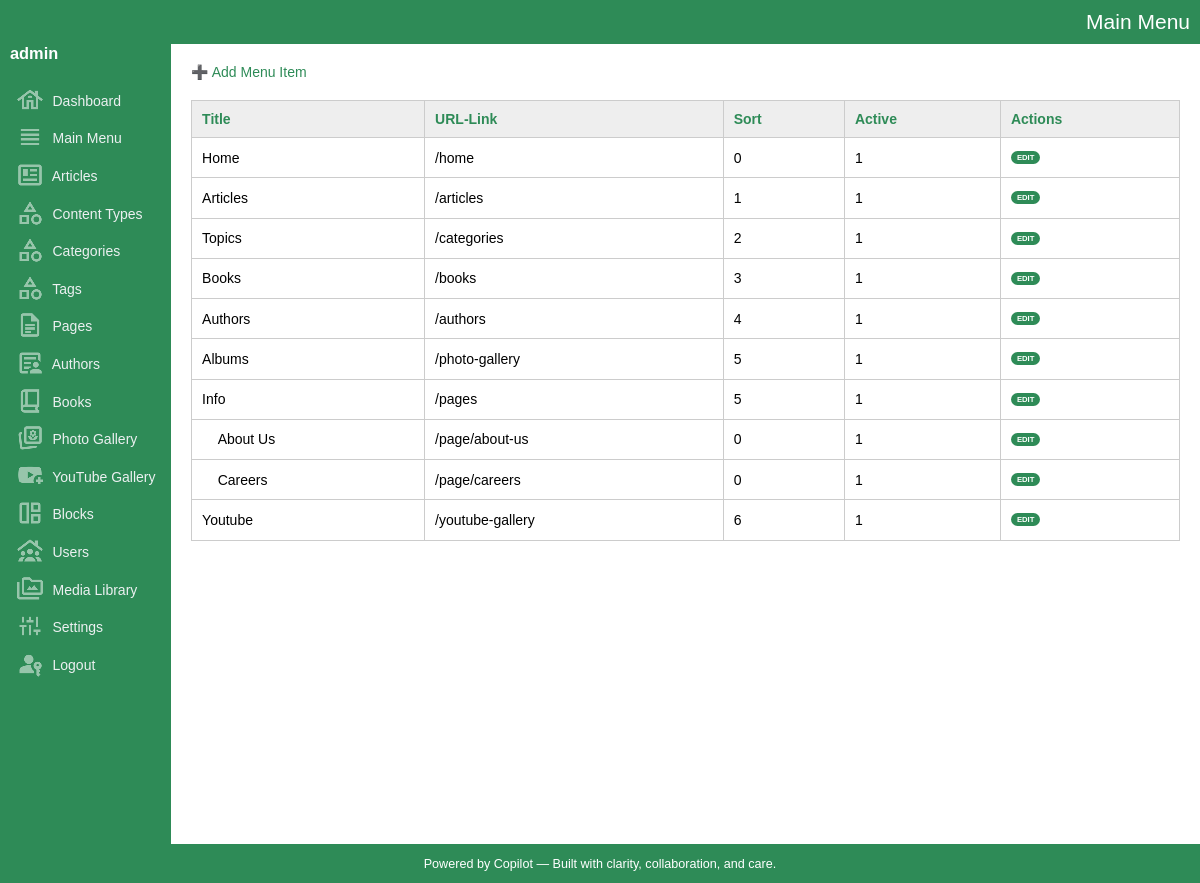
Screenshot of /admin/main_menu/list.php (signed in) with the database file from the repository.
### tables this page shows
CREATE TABLE IF NOT EXISTS `main_menu` (
  `key_main_menu` int(10) UNSIGNED NOT NULL AUTO_INCREMENT,
  `parent_id` int(10) UNSIGNED NOT NULL DEFAULT '0',
  `title` varchar(200) NOT NULL DEFAULT '',
  `url_link` varchar(200) NOT NULL DEFAULT '',
  `sort` smallint(6) NOT NULL DEFAULT '0',
  `is_active` tinyint(1) DEFAULT '1',
  `entry_date_time` datetime NOT NULL DEFAULT CURRENT_TIMESTAMP,
  PRIMARY KEY (`key_main_menu`)
);

### admin/main_menu/list.php (the view, shortened to what this page needs)
<?php
include_once('../../dbconnection.php');
include_once('../layout.php');
?>
<?php
$menuItems = [];
$sql = 'SELECT * FROM main_menu ORDER BY sort ASC';
$result = $conn->query($sql);
while ($row = $result->fetch_assoc()) {
	$menuItems[] = $row;
}
function buildMenuTree($items, $parentId = 0) {
	$branch = [];
	foreach ($items as $item) {
		if ($item['parent_id'] == $parentId) {
			$children = buildMenuTree($items, $item['key_main_menu']);
			if ($children) {
				$item['children'] = $children;
			}
			$branch[] = $item;
		}
	}
	return $branch;
}
$menuTree = buildMenuTree($menuItems);
?>
<a href="#" onclick="openModal()">➕ Add Menu Item</a>
<table>
  <thead>
	<tr>
	  <th>Title</th>
	  <th>URL-Link</th>
	  <th>Sort</th>
	  <th>Active</th>
	  <th>Actions</th>
	</tr>
  </thead>
  <tbody>
	<?php
	function renderMenuRows($items, $depth = 0) {
		foreach ($items as $item) {
			$indent = str_repeat('&nbsp;&nbsp;&nbsp;&nbsp;', $depth);
			echo "<tr>
			<td>{$indent}{$item['title']}</td>
			<td>{$item['url_link']}</td>
			<td>{$item['sort']}</td>
			<td>{$item['is_active']}</td>
			<td class='record-action-links'>
			<a href='#' onclick='editItem({$item['key_main_menu']}, \"get_menu.php\", [\"title\",\"url_link\",\"sort\",\"is_active\",\"parent_id\"])'>Edit</a>
			<a href='delete.php?id={$item['key_main_menu']}' onclick='return confirm(\"Delete this menu item?\")' style='display:none'>Delete</a>
			</td>
		</tr>";
			if (!empty($item['children'])) {
				renderMenuRows($item['children'], $depth + 1);
			}
		}
	}
	renderMenuRows($menuTree);
	?>
  </tbody>
</table>

### admin/assets/css/style.css (style rules this page uses)
body { margin:0; font-family:Arial, sans-serif; font-size:14px; }
a { color:seagreen; text-decoration:none; }
table { width:100%; border-collapse:collapse; margin-top:20px; }
table th, table td { padding:10px; border:1px solid #ccc; text-align:left; }
table th { background:#eee; color:seagreen; }
.record-action-links { text-transform:uppercase; font-size:.55em; font-weight:bold; word-spacing:3px; line-height:250%; max-width:150px; }
.record-action-links a { background-color:seagreen; color:#FFF; border-radius:30px; padding:2px 6px 2px 6px; }

### rows the page displays
main_menu: title "Home", url_link "/home", sort "0", is_active "1"
main_menu: title "Articles", url_link "/articles", sort "1", is_active "1"
main_menu: title "Topics", url_link "/categories", sort "2", is_active "1"
main_menu: title "Books", url_link "/books", sort "3", is_active "1"
main_menu: title "Authors", url_link "/authors", sort "4", is_active "1"
main_menu: title "Albums", url_link "/photo-gallery", sort "5", is_active "1"
main_menu: title "Info", url_link "/pages", sort "5", is_active "1"
main_menu: title "About Us", url_link "/page/about-us", sort "0", is_active "1"
main_menu: title "Careers", url_link "/page/careers", sort "0", is_active "1"
main_menu: title "Youtube", url_link "/youtube-gallery", sort "6", is_active "1"

### other values shown
$title "Main Menu"
$username "admin"
